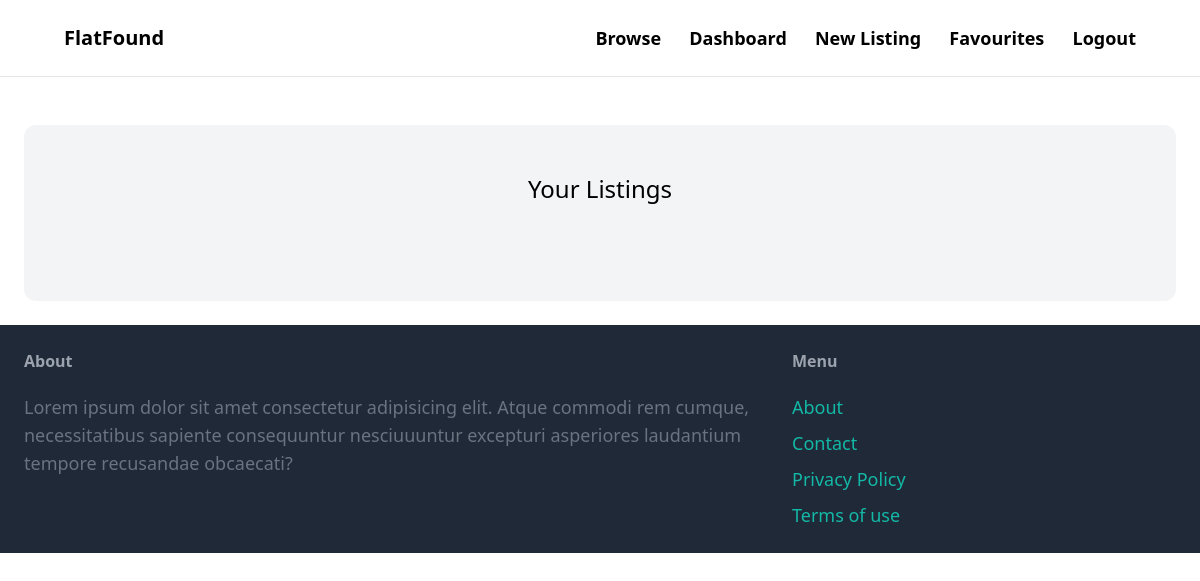
Page /dashboard (signed in) on the earlier database version.
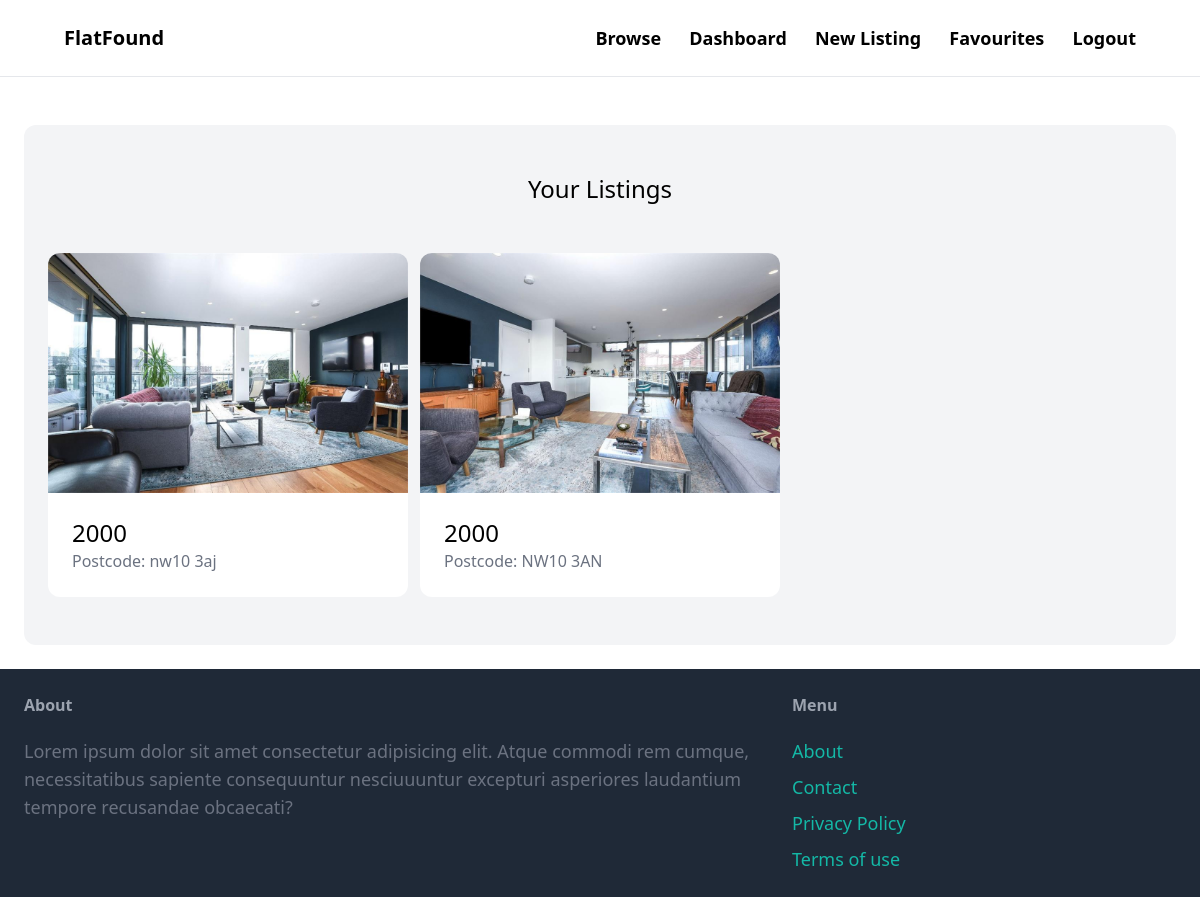
Same page on the later database version.
### property/models.py (models this page shows, shortened)
class Property(models.Model):
    category = models.ForeignKey(
        Category, related_name='properties', on_delete=models.CASCADE)
    price_pcm = models.IntegerField()
    ppw = models.FloatField()
    address = models.TextField(blank=True, null=True)
    postcode = models.TextField(blank=True, null=True)
    pet_friendly = models.BooleanField(blank=True, null=True)
    number_of_beds = models.IntegerField(blank=True, null=True)
    number_of_bathrooms = models.IntegerField(blank=True, null=True)
    description = models.TextField(blank=True, null=True)
    image = models.ImageField(upload_to='prop_images', blank=True, null=True)
    favourites = models.ManyToManyField(User, related_name='favourite', default=None, blank=True)
    created_by = models.ForeignKey(
        User, related_name='properties', on_delete=models.CASCADE)
    created_at = models.DateField(auto_now_add=True)

### dashboard/views.py (the view)
# urls.py: path('', views.index, name='index'),
@login_required
def index(request):
    properties = Property.objects.filter(created_by=request.user)
    return render(request, 'dashboard/index.html', {
        'properties': properties
    })

### dashboard/templates/dashboard/index.html (shortened to what this page needs)
{% extends 'core/base.html' %}
{% block content %}
<div class="mt-6 px-6 py-12 bg-gray-100 rounded-xl">
    <h2 class="mb-12 text-2xl text-center">Your Listings</h2>
    <div class="grid grid-cols-3 gap-3">
        {% for property in properties %}
        <div>
            <a href="{% url 'property:detail' property.id %}">
                <div class="">
                    <img src="{{ property.image.url }}" alt="" class="rounded-t-xl">
                </div>
                <div class="p-6 bg-white rounded-b-xl">
                    <h2 class="text-2xl">{{property.price_pcm}}</h2>
                    <p class="text-gray-500">Postcode: {{property.postcode}}</p>
                </div>
            </a>
        </div>
        {% endfor %}
    </div>
</div>
{% endblock %}

Differences in the rows shown:
added Property: image (picture), price_pcm "2000", postcode "nw10 3aj"
added Property: image (picture), price_pcm "2000", postcode "NW10 3AN"
